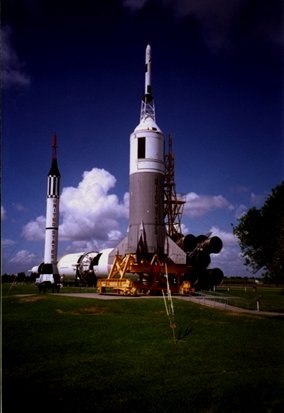
%> input picture Assignment 3/Assignment3_1_A_L/Dec_bright.png, 284 x 413 px
$ octave Assignment3_1c.m   (GNU Octave 9; MATLAB toolbox functions it lacks are replaced by stand-ins)
%> lines starting %> are read from the running program, lines starting %| are printed output that depends on the picture
% [28 lines of commented-out code are left out]


I = imread('Dec_bright.png');
%> I is the input picture: size 413x284x3 uint8; mean R, G, B 34.5, 33.3, 52.5
h_I = compute_hist(I);
%> after the loop in compute_hist, `for i = 1 : 256`: h = 256 rows, first 12: [22559 26220 39725; 2835 2062 342; 2715 2093 316; 2675 2064 274; 2504 2169 232; 2595 2031 236; 2589 2227 237; 0 0 0; 5264 4664 498; 0 0 0; 5267 4270 777; 0 0 0]
%> h_I has the same summary as h in compute_hist
x = 0 : 255;
figure;
image(I);
title('original image');
figure;
bar(x, h_I(:, 1));
title('original image histogram');
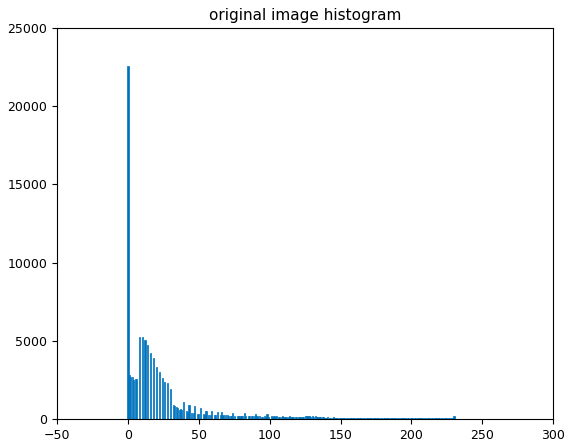
%> figure redrawn from the program's plot data; tallest bar 22559 high, from x = -0.4 to 0.4


function h = compute_hist( img )
%compute histogram of an image

[m, n, c] = size(img);
h = zeros([256, c]);
for i = 1 : 256
    h(i, :) = sum(sum(img == (i - 1)));
end
end
